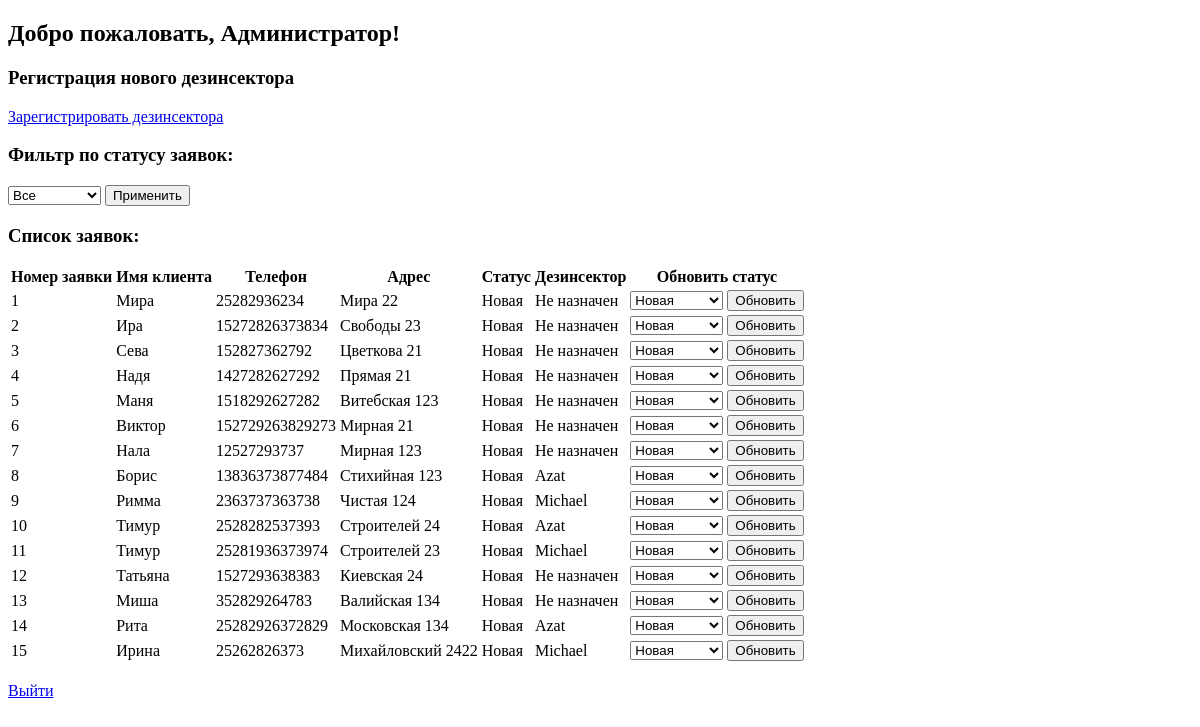
Page /admin/dashboard (signed in) on the earlier database version.
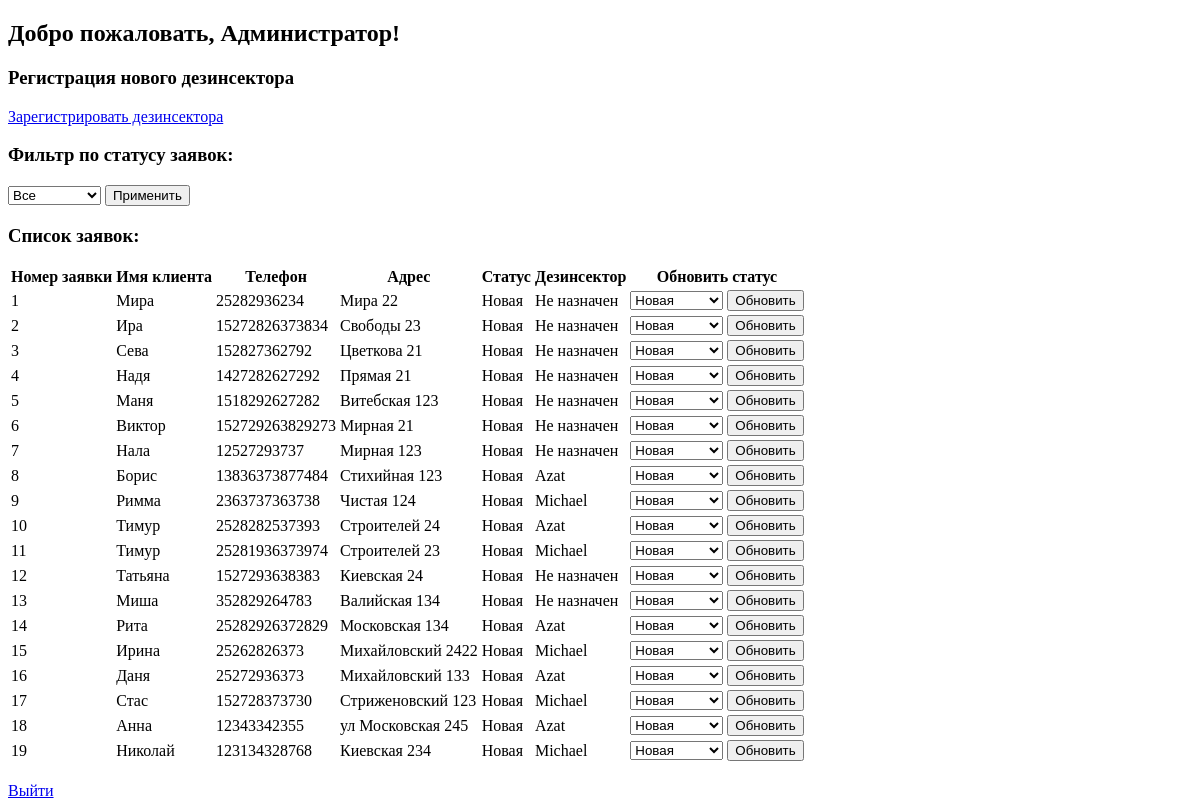
Same page on the later database version.
### app/model.py (models this page shows, shortened)
class Order(db.Model):
    __tablename__ = 'orders'
    id = Column(Integer, primary_key=True, index=True)
    disinsector_id = Column(Integer, ForeignKey('disinsectors.id'), nullable=True)
    client_id = Column(Integer, ForeignKey('clients.id'), nullable=False)
    order_status = Column(String(50), default='Новая')
    object_type = Column(String(50), nullable=False)
    insect_quantity = Column(String(50), nullable=False)
    disinsect_experience = Column(Boolean, nullable=False)
    estimated_price = Column(String(50), nullable=True)
    final_price = Column(String(50), nullable=True)
    poison_type = Column(String(100), nullable=True)
    insect_type = Column(String(100), nullable=True)
    client_area = Column(String(100), nullable=True)
    created_at = Column(DateTime, default=datetime.utcnow, onupdate=datetime.utcnow, nullable=False)
    disinsector = relationship("Disinsector", back_populates="orders")
    client = relationship("Client", back_populates="orders")

class Client(db.Model):
    __tablename__ = 'clients'
    id = Column(Integer, primary_key=True, index=True)
    name = Column(String(100), nullable=False)
    phone = Column(String(20), nullable=False)
    address = Column(String(200), nullable=False)
    orders = relationship("Order", back_populates="client")

class Disinsector(db.Model):
    __tablename__ = 'disinsectors'
    id = Column(Integer, primary_key=True, index=True)
    name = Column(String(100), nullable=False)
    email = Column(String(120), unique=True, nullable=False)
    password = Column(String(128), nullable=False)
    token = Column(String(128), unique=True, nullable=False)
    telegram_user_id = Column(Integer, unique=True, nullable=True)  # Уникальный идентификатор Telegram пользователя
    load = Column(Integer, default=0)  # Количество активных заявок
    max_load = Column(Integer, default=5)  # Максимальная загрузка
    last_assigned = Column(DateTime, default=datetime.utcnow)
    orders = relationship('Order', back_populates='disinsector')

### app/main.py (the view)
@main_bp.route('/admin/dashboard', methods=['GET'])
def admin_dashboard():
    if 'admin_id' in session:
        status = request.args.get('status', 'Все')
        try:
            query = db.session.query(Order).options(
                joinedload(Order.client),
                joinedload(Order.disinsector)
            )
            if status != 'Все':
                query = query.filter_by(order_status=status)
            orders = query.all()
        except Exception as e:
            logger.error(f"Ошибка при получении заявок для админ-дэшборда: {e}")
            flash("Произошла ошибка при загрузке заявок.", 'danger')
            return redirect(url_for('main.index'))
        return render_template('admin_dashboard.html', orders=orders)
    else:
        flash("Пожалуйста, войдите как администратор.", 'warning')
        return redirect(url_for('auth.admin_login'))

### app/templates/admin_dashboard.html (shortened to what this page needs)
<!DOCTYPE html>
<html lang="ru">
<head>
</head>
<body>
    <h2>Добро пожаловать, Администратор!</h2>
    <h3>Регистрация нового дезинсектора</h3>
    <p>
        <a href="{{ url_for('auth.register_disinsector') }}">Зарегистрировать дезинсектора</a>
    </p>
    <h3>Фильтр по статусу заявок:</h3>
    <form method="GET" action="{{ url_for('main.admin_dashboard') }}">
        <select name="status">
            <option value="Все">Все</option>
        </select>
        <input type="submit" value="Применить">
    </form>
    <h3>Список заявок:</h3>
    {% if orders %}
    <table>
        <tr>
            <th>Номер заявки</th>
            <th>Имя клиента</th>
            <th>Телефон</th>
            <th>Адрес</th>
            <th>Статус</th>
            <th>Дезинсектор</th>
            <th>Обновить статус</th>
        </tr>
        {% for order in orders %}
        <tr>
            <td>{{ order.id }}</td>
            <td>{{ order.client.name }}</td>
            <td>{{ order.client.phone }}</td>
            <td>{{ order.client.address }}</td>
            <td>{{ order.order_status }}</td>
            <td>{{ order.disinsector.name if order.disinsector else 'Не назначен' }}</td>
            <td>
                <form method="POST" action="{{ url_for('main.update_order_status') }}">
                    <select name="new_status">
                        <option value="Новая" {% if order.order_status == 'Новая' %}selected{% endif %}>Новая</option>
                    </select>
                    <input type="submit" value="Обновить">
                </form>
            </td>
        </tr>
        {% endfor %}
    </table>
    {% else %}
        <p>Заявок нет.</p>
    {% endif %}
    <br>
    <a href="{{ url_for('auth.logout') }}">Выйти</a>
</body>
</html>

Differences in the rows shown:
added Order: id "16", client.name "Даня", client.phone "25272936373", client.address "Михайловский 133", order_status "Новая", disinsector "Azat", new_status "Новая"
added Order: id "17", client.name "Стас", client.phone "152728373730", client.address "Стриженовский 123", order_status "Новая", disinsector "Michael", new_status "Новая"
added Order: id "18", client.name "Анна", client.phone "12343342355", client.address "ул Московская 245", order_status "Новая", disinsector "Azat", new_status "Новая"
added Order: id "19", client.name "Николай", client.phone "123134328768", client.address "Киевская 234", order_status "Новая", disinsector "Michael", new_status "Новая"
